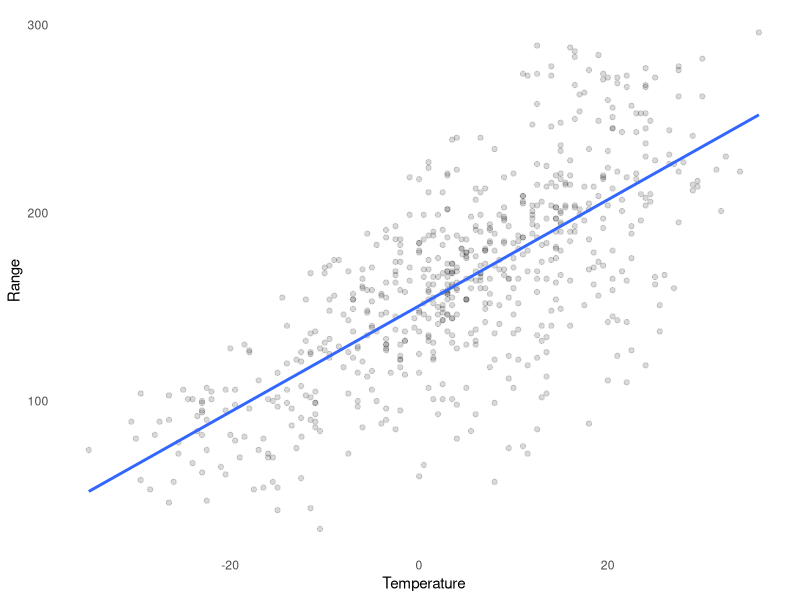

Recreate this plot in R.
## ---- chunk 1
library(tidyverse)
library(knitr)
df = read_csv("data.csv")
## ---- chunk 2
x = 41.55/655

df %>% 
  mutate(cost = power_usage * x,
         cost = scales::dollar(cost)) %>% 
  filter(power_usage == max(power_usage, na.rm = T)) %>% 
  select(cost, power_usage)
## ---- chunk 3
val = df %>% 
  mutate(cost = economy * x,
         cost = cost / 100) %>% 
  summarise(CostPerKm = mean(cost, na.rm = T) %>% scales::dollar()) %>% 
  pull(CostPerKm)
## ---- chunk 4
df %>% 
  group_by(Temperature = cut(start_outside_temp, 5)) %>% 
  summarise(`Max Range` = max(range_start, na.rm = T) %>% round(0)) %>% 
  drop_na %>%
  mutate(Temperature = Temperature %>% 
           str_remove("\\(") %>% 
           str_remove("\\]") %>% 
           str_replace("\\,", " to "))
## ---- chunk 5

df %>% 
  ggplot(aes(x = start_outside_temp, y = range_start)) + 
  geom_point(alpha = 0.15) + 
  geom_smooth(method = "lm", se = F) + 
  theme_minimal() + 
  theme(panel.grid = element_blank()) + 
  labs(x = "Temperature", y = "Range")

## ---- chunk 6
df %>% 
  group_by(cut(average_speed, 5)) %>% 
  summarise(mean = mean(blue_score, na.rm = T)) %>% kable()
